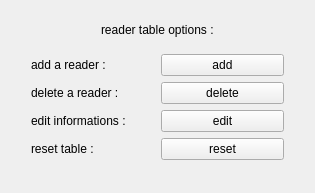
              <widget class="QWidget" name="page">
               <property name="geometry">
                <rect>
                 <x>0</x>
                 <y>0</y>
                 <width>315</width>
                 <height>193</height>
                </rect>
               </property>
               <attribute name="label">
                <string>reader section</string>
               </attribute>
               <layout class="QHBoxLayout" name="horizontalLayout_2">
                <item>
                 <layout class="QVBoxLayout" name="verticalLayout_19">
                  <property name="leftMargin">
                   <number>10</number>
                  </property>
                  <property name="topMargin">
                   <number>10</number>
                  </property>
                  <property name="rightMargin">
                   <number>10</number>
                  </property>
                  <property name="bottomMargin">
                   <number>10</number>
                  </property>
                  <item alignment="Qt::AlignmentFlag::AlignHCenter">
                   <widget class="QLabel" name="label_16">
                    <property name="maximumSize">
                     <size>
                      <width>16777215</width>
                      <height>15</height>
                     </size>
                    </property>
                    <property name="text">
                     <string>reader table options :</string>
                    </property>
                   </widget>
                  </item>
                  <item>
                   <layout class="QGridLayout" name="gridLayout_5">
                    <property name="leftMargin">
                     <number>10</number>
                    </property>
                    <property name="topMargin">
                     <number>10</number>
                    </property>
                    <property name="rightMargin">
                     <number>10</number>
                    </property>
                    <property name="bottomMargin">
                     <number>10</number>
                    </property>
                    <item row="1" column="0">
                     <widget class="QLabel" name="label_18">
                      <property name="text">
                       <string>delete a reader :</string>
                      </property>
                     </widget>
                    </item>
                    <item row="2" column="0">
                     <widget class="QLabel" name="label_19">
                      <property name="text">
                       <string>edit informations :</string>
                      </property>
                     </widget>
                    </item>
                    <item row="3" column="0">
                     <widget class="QLabel" name="label_20">
                      <property name="text">
                       <string>reset table :</string>
                      </property>
                     </widget>
                    </item>
                    <item row="0" column="0">
                     <widget class="QLabel" name="label_17">
                      <property name="text">
                       <string>add a reader :</string>
                      </property>
                     </widget>
                    </item>
                    <item row="0" column="1">
                     <widget class="QPushButton" name="home_add_reader">
                      <property name="text">
                       <string>add</string>
                      </property>
                     </widget>
                    </item>
                    <item row="1" column="1">
                     <widget class="QPushButton" name="home_delete_reader">
                      <property name="text">
                       <string>delete</string>
                      </property>
                     </widget>
                    </item>
                    <item row="2" column="1">
                     <widget class="QPushButton" name="home_edit_reader">
                      <property name="text">
                       <string>edit</string>
                      </property>
                     </widget>
                    </item>
                    <item row="3" column="1">
                     <widget class="QPushButton" name="home_reset_reader">
                      <property name="text">
                       <string>reset</string>
                      </property>
                     </widget>
                    </item>
                   </layout>
                  </item>
                 </layout>
                </item>
               </layout>
              </widget>
